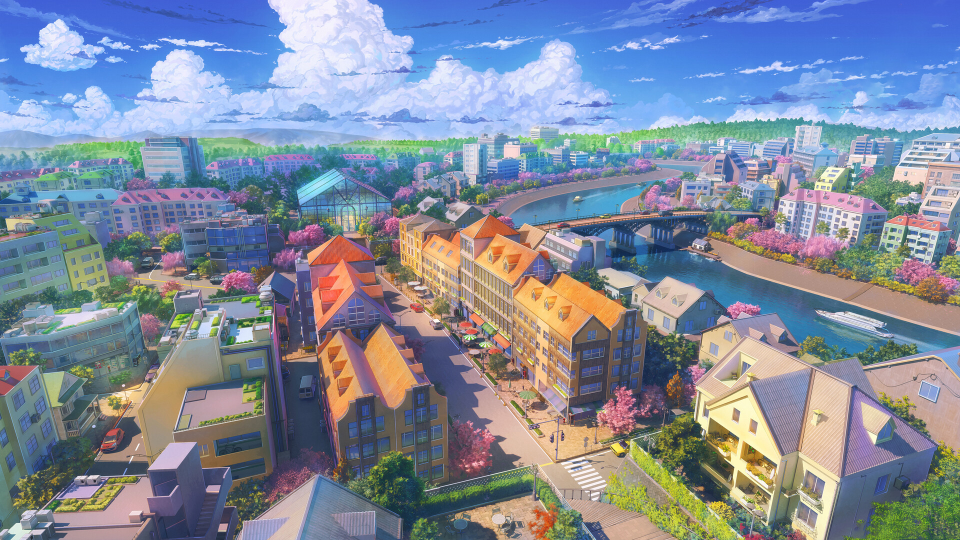
#> input picture garden.jpg, 1920 x 1080 px (shown at 1/2 size)
$ jupyter execute ColorDetection.ipynb
#> lines starting #> are read from the running program, lines starting #| are printed output that depends on the picture
# THE SPARKS FOUNDATION

## TASK 2

## COLOR IDENTIFICATION IN IMAGES

## NAME - VINAY DHIMAN

[cell 1]
# import libraries
import cv2
import pandas as pd

[cell 2]
#Add input image and input color csv file

img = cv2.imread("garden.jpg")
#> img is the input picture: shape (1080, 1920, 3); mean B, G, R 156.7, 139.2, 129.4
index = ['color','color_name','hex','R','G','B']
df = pd.read_csv('colors.csv', names=index,header = None)
#> (reads colors.csv from the repository)

[cell 3]
#resize the input image
img = cv2.resize(img,(700,500))
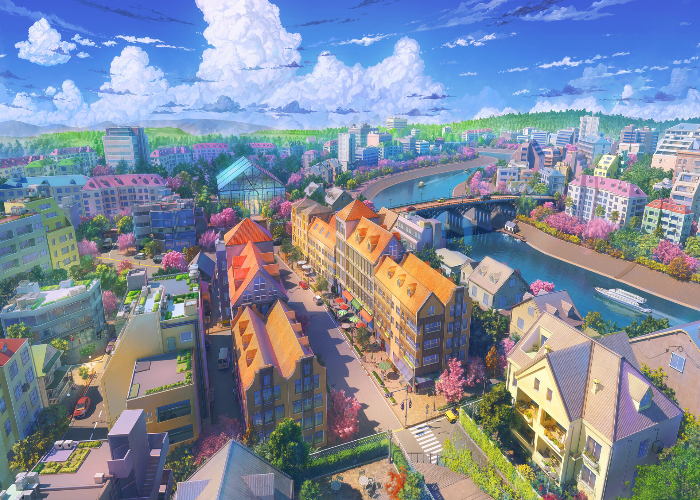
#> img: shape (500, 700, 3); mean B, G, R 156.6, 139.1, 129.3

#Initializing the variables
clicked = False
r = g = b = xpos = ypos = 0

[cell 4]
#make a function to get the color name
def get_color(R,G,B):
    minimum = 1000
    for i in range(len(df)):
        d = abs(R - int(df.loc[i,'R'])) + abs(G - int(df.loc[i,'G'])) + abs(B - int(df.loc[i,'B']))
        if d <= minimum:
            minimum = d
            cname = df.loc[i, 'color_name']

    return cname

[cell 5]
def draw_function(event, x, y, flags, params):
    if event == cv2.EVENT_LBUTTONDBLCLK:
        global b, g, r, xpos, ypos, clicked
        clicked = True
        xpos = x
        ypos = y
        b,g,r = img[y,x]
        b = int(b)
        g = int(g)
        r = int(r)


cv2.namedWindow('ColorDectection')
cv2.setMouseCallback('ColorDectection', draw_function)

while True:
    cv2.imshow('ColorDectection', img)

    if clicked:
         cv2.rectangle(img, (20,20), (700,100), (b,g,r), -1)

#make a string by using get_color function
         text = get_color(r,g,b) + ' B=' + str(b) + ' G=' + str(g) + ' R=' + str(r)

#put text on image by using text string anf putText function
         cv2.putText(img, text, (40,50), 3,0.8, (255,255,255),2,cv2.LINE_AA)

    if cv2.waitKey(20) & 0XFF == ord('s'):
#> (key Esc is pressed here)
